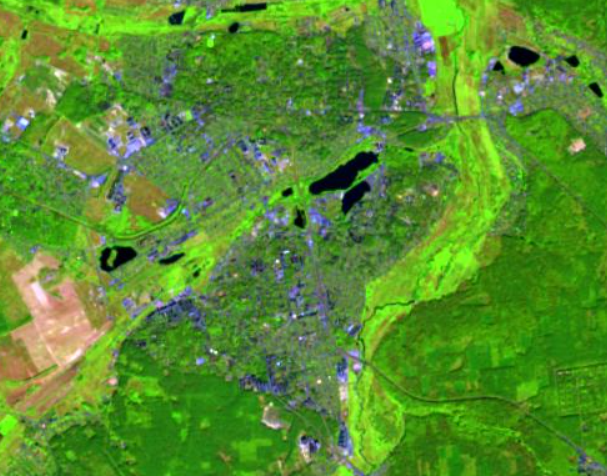
#> input picture src/landset.png, 607 x 476 px, found by its file name
$ python image-matcher.py
#> lines starting #> are read from the running program, lines starting #| are printed output that depends on the picture
import cv2
import numpy as np

def gray_world_white_balance(img):
    img = img.astype(np.float32)
    avg_b = np.mean(img[:,:,0])
    avg_g = np.mean(img[:,:,1])
    avg_r = np.mean(img[:,:,2])
    avg = (avg_b + avg_g + avg_r) / 3.0
    img[:,:,0] = np.clip(img[:,:,0] * (avg / (avg_b+1e-8)), 0, 255)
    img[:,:,1] = np.clip(img[:,:,1] * (avg / (avg_g+1e-8)), 0, 255)
    img[:,:,2] = np.clip(img[:,:,2] * (avg / (avg_r+1e-8)), 0, 255)
    return img.astype(np.uint8)

def color_correction_clahe(img_bgr):
    lab = cv2.cvtColor(img_bgr, cv2.COLOR_BGR2LAB)
    l, a, b = cv2.split(lab)
    clahe = cv2.createCLAHE(clipLimit=2.0, tileGridSize=(8,8))
    l2 = clahe.apply(l)
    lab2 = cv2.merge((l2,a,b))
    corrected = cv2.cvtColor(lab2, cv2.COLOR_LAB2BGR)
    return corrected

def preprocess_image(path, target_max_dim=1600):
    img = cv2.imread(path, cv2.IMREAD_COLOR)
    if img is None:
        raise FileNotFoundError(f"Could not open {path}")
    h, w = img.shape[:2]
    scale = 1.0
    max_dim = max(h, w)
    if max_dim > target_max_dim:
        scale = target_max_dim / max_dim
        img = cv2.resize(img, (int(w*scale), int(h*scale)), interpolation=cv2.INTER_AREA)

    wb = gray_world_white_balance(img)
    den = cv2.fastNlMeansDenoisingColored(wb, None, h=10, hColor=10, templateWindowSize=7, searchWindowSize=21)
    bil = cv2.bilateralFilter(den, d=9, sigmaColor=75, sigmaSpace=75)
    corr = color_correction_clahe(bil)
    gauss = cv2.GaussianBlur(corr, (0,0), sigmaX=3)
    sharp = cv2.addWeighted(corr, 1.5, gauss, -0.5, 0)
    return sharp

def create_feature_detector():
    try:
        sift = cv2.SIFT_create()
        return 'SIFT', sift
    except Exception:
        orb = cv2.ORB_create(nfeatures=5000)
        return 'ORB', orb

def match_descriptors(desc1, desc2, method_name):
    if method_name == 'SIFT':
        FLANN_INDEX_KDTREE = 1
        index_params = dict(algorithm = FLANN_INDEX_KDTREE, trees = 5)
        search_params = dict(checks = 50)
        flann = cv2.FlannBasedMatcher(index_params, search_params)
        matches = flann.knnMatch(desc1, desc2, k=2)
    else:
        bf = cv2.BFMatcher(cv2.NORM_HAMMING, crossCheck=False)
        matches = bf.knnMatch(desc1, desc2, k=2)
    return matches

def ratio_test_filter(matches, ratio=0.75):
    good = []
    for m_n in matches:
        if len(m_n) < 2:
            continue
        m, n = m_n
        if m.distance < ratio * n.distance:
            good.append(m)
    return good

def compute_homography_inliers(kp1, kp2, good_matches, reproj_thresh=4.0):
    if len(good_matches) < 4:
        return None, []
    src_pts = np.float32([ kp1[m.queryIdx].pt for m in good_matches ]).reshape(-1,1,2)
    dst_pts = np.float32([ kp2[m.trainIdx].pt for m in good_matches ]).reshape(-1,1,2)
    H, mask = cv2.findHomography(src_pts, dst_pts, cv2.RANSAC, reproj_thresh)
    if mask is None:
        return H, []
    inliers = [good_matches[i] for i in range(len(good_matches)) if mask[i][0] == 1]
    return H, inliers

def visualize_matches(imgA, imgB, kp1, kp2, good_matches, inliers, probability):
    # we draw all the good matches
    img_all = cv2.drawMatches(imgA, kp1, imgB, kp2, good_matches, None,
                              matchColor=(180,180,180), singlePointColor=(255,0,0), flags=2)
    # we only draw inliers
    img_inliers = cv2.drawMatches(imgA, kp1, imgB, kp2, inliers, None,
                                  matchColor=(0,255,0), singlePointColor=None, flags=2)

    # text with probability
    cv2.putText(img_inliers, f"P = {probability:.3f}", (50,50),
                cv2.FONT_HERSHEY_SIMPLEX, 1.2, (0,0,255), 3, cv2.LINE_AA)

    # showing results
    cv2.imshow("All matches (gray)", img_all)
    cv2.imshow("Inliers (green) - Final Identification", img_inliers)
    cv2.waitKey(0)
    cv2.destroyAllWindows()

def compute_identification_probability(pathA, pathB, params=None, verbose=True):
    if params is None:
        params = {}
    imgA = preprocess_image(pathA, target_max_dim=params.get('target_max_dim', 1600))
#> in preprocess_image, img is the input picture: shape (476, 607, 3); mean B, G, R 46.5, 142.1, 88.2
#> in gray_world_white_balance, `avg_b = np.mean(img[:,:,0])`: avg_b = 46.51
#> in gray_world_white_balance, `avg_g = np.mean(img[:,:,1])`: avg_g = 142.1
#> in gray_world_white_balance, `avg_r = np.mean(img[:,:,2])`: avg_r = 88.18
#> in gray_world_white_balance, `avg = (avg_b + avg_g + avg_r) / 3.0`: avg = 92.25
#> in color_correction_clahe, `lab = cv2.cvtColor(img_bgr, cv2.COLOR_BGR2LAB)`: lab: shape (476, 607, 3); mean of channels 0, 1, 2 100.6, 128.9, 131.6
#> in color_correction_clahe, `l, a, b = cv2.split(lab)`:
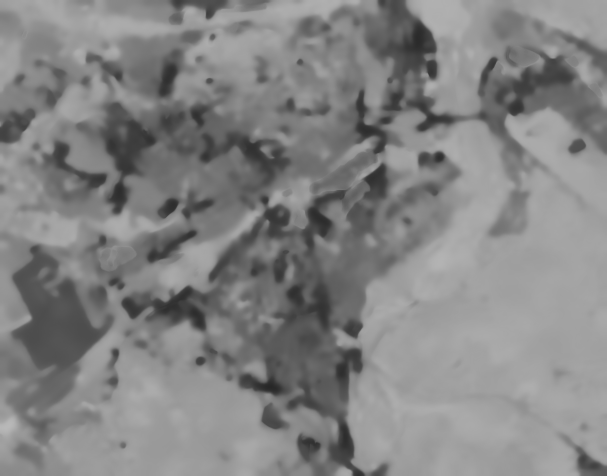
#> b: shape (476, 607); min 39, max 184, mean 131.6
#> in color_correction_clahe, `l2 = clahe.apply(l)`:
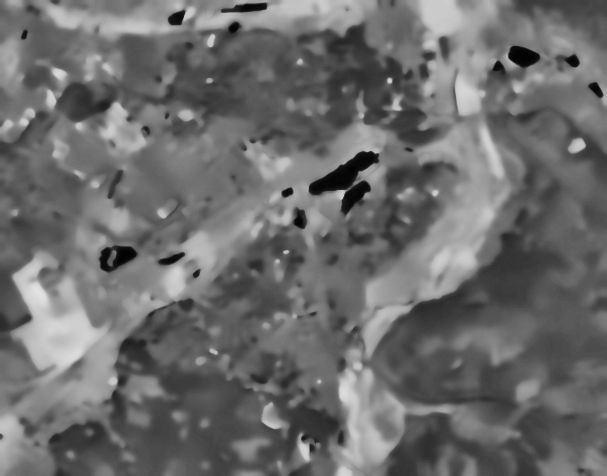
#> l2: shape (476, 607); min 2, max 226, mean 108
#> in color_correction_clahe, `lab2 = cv2.merge((l2,a,b))`: lab2: shape (476, 607, 3); mean of channels 0, 1, 2 108, 128.9, 131.6
#> in color_correction_clahe, `corrected = cv2.cvtColor(lab2, cv2.COLOR_LAB2BGR)`:
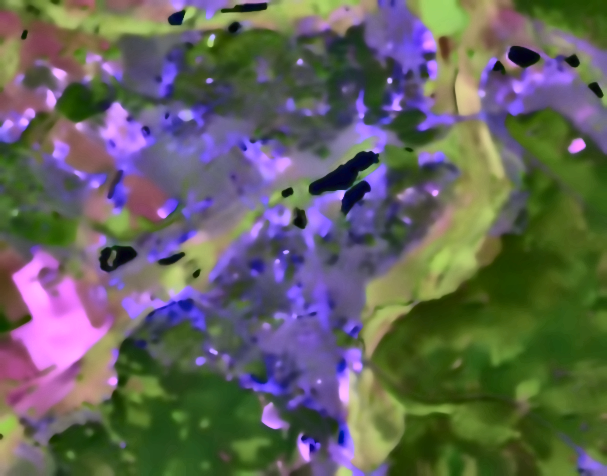
#> corrected: shape (476, 607, 3); mean B, G, R 93.2, 99, 99.5
    imgB = preprocess_image(pathB, target_max_dim=params.get('target_max_dim', 1600))
#> call 2 of preprocess_image, with path = 'bing.png', target_max_dim = 1600
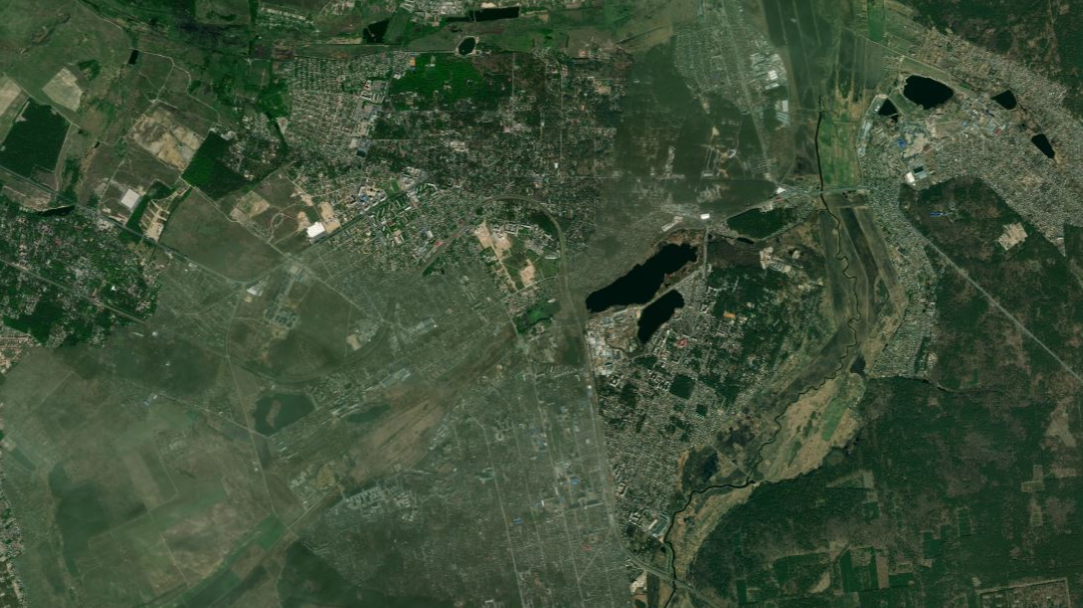
#> input picture src/bing.png, 1083 x 608 px, found by its file name
#> in preprocess_image, img is the input picture: shape (608, 1083, 3); mean B, G, R 55.1, 78.4, 61
#> in color_correction_clahe (call 2), `lab = cv2.cvtColor(img_bgr, cv2.COLOR_BGR2LAB)`: lab: shape (608, 1083, 3); mean of channels 0, 1, 2 68.1, 127.5, 128.4
#> in color_correction_clahe (call 2), `l, a, b = cv2.split(lab)`:
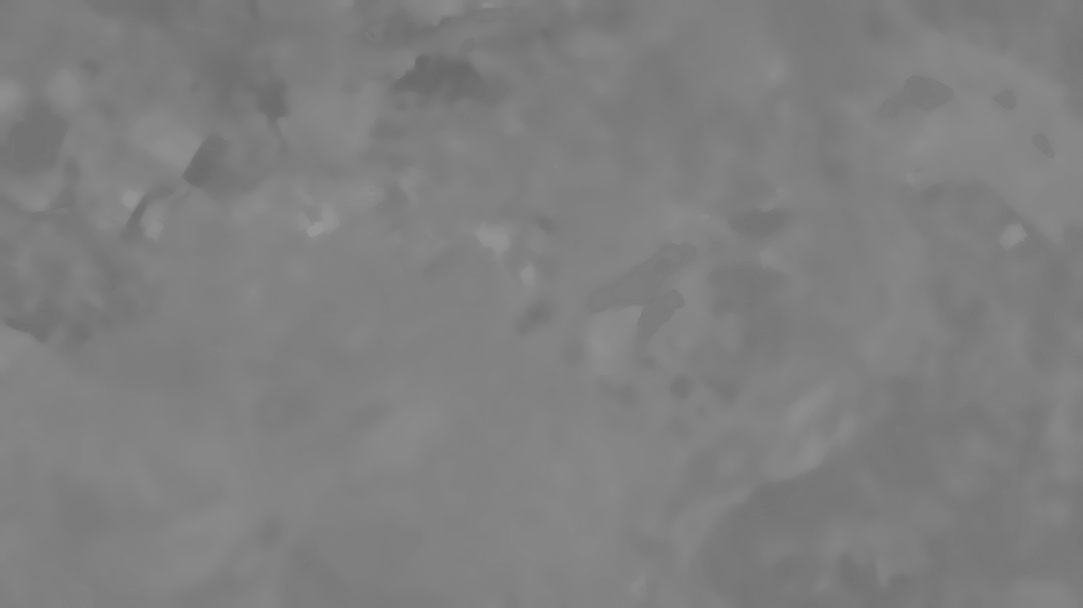
#> a: shape (608, 1083); min 105, max 152, mean 127.5
#> in color_correction_clahe (call 2), `lab2 = cv2.merge((l2,a,b))`: lab2: shape (608, 1083, 3); mean of channels 0, 1, 2 89.7, 127.5, 128.4
#> in preprocess_image (call 2), `sharp = cv2.addWeighted(corr, 1.5, gauss, -0.5, 0)`:
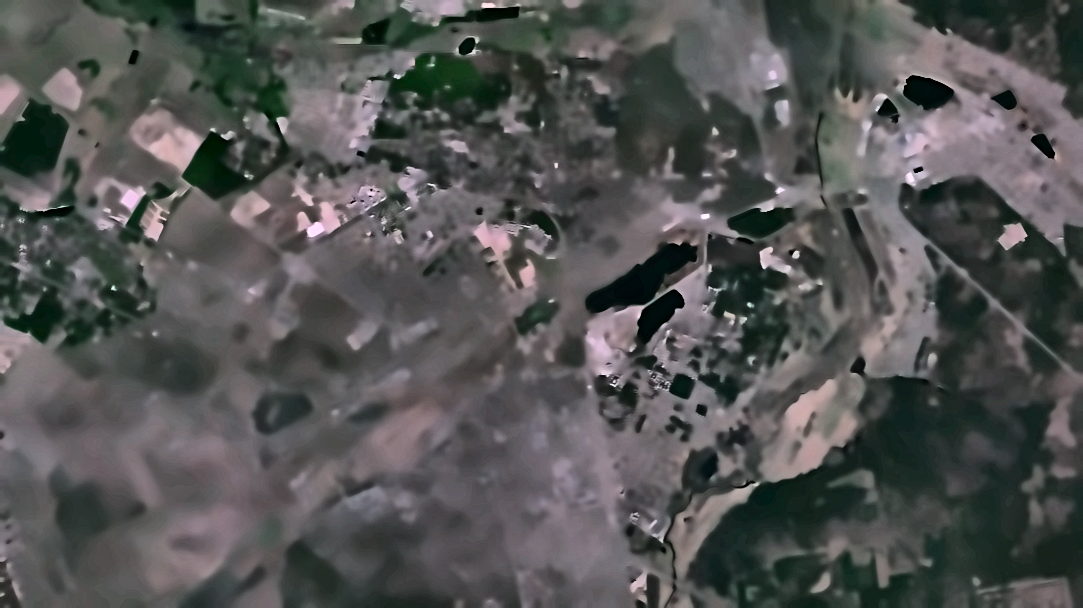
#> sharp: shape (608, 1083, 3); mean B, G, R 83.3, 83.9, 83.3

    method_name, detector = create_feature_detector()
    if verbose:
        print("Feature detector:", method_name)

    grayA = cv2.cvtColor(imgA, cv2.COLOR_BGR2GRAY)
    grayB = cv2.cvtColor(imgB, cv2.COLOR_BGR2GRAY)

    kp1, des1 = detector.detectAndCompute(grayA, None)
#> kp1 = 870 keypoints; strongest (x, y, size): (341, 194, 5.9), (287, 192, 6.4), (176, 18, 9.1), (286, 252, 3.2)
    kp2, des2 = detector.detectAndCompute(grayB, None)
#> kp2 = 1885 keypoints; strongest (x, y, size): (113, 288, 2.9), (749, 305, 3.3), (796, 255, 4.7), (397, 76, 3.9)

    if verbose:
        print(f"Keypoints A: {len(kp1)}, Keypoints B: {len(kp2)}")
#| Keypoints A: 870, Keypoints B: 1885

    if des1 is None or des2 is None or len(kp1) < 2 or len(kp2) < 2:
        if verbose:
            print("Not enough descriptors for comparison.")
        return None

    raw_matches = match_descriptors(des1, des2, method_name)
#> in match_descriptors, `matches = flann.knnMatch(desc1, desc2, k=2)`: matches = 870 matches
#> raw_matches = 870 matches
    good_matches = ratio_test_filter(raw_matches, ratio=params.get('ratio', 0.75))
#> after the loop in ratio_test_filter, `for m_n in matches:`: good = 5 matches
#> good_matches = 5 matches

    H, inliers = compute_homography_inliers(kp1, kp2, good_matches, reproj_thresh=params.get('reproj_thresh', 4.0))
#> in compute_homography_inliers, `src_pts = np.float32([ kp1[m.queryIdx].pt for m in good_matches ]).res..`: src_pts = [[104, 266.2], [324.4, 168.2], [340.7, 193.6], [429.7, 345.5], [574.1, 132.8]]
#> in compute_homography_inliers, `dst_pts = np.float32([ kp2[m.trainIdx].pt for m in good_matches ]).res..`: dst_pts = [[262.7, 426.4], [609, 270.5], [635.9, 311], [773, 552], [1010.8, 216]]
#> in compute_homography_inliers, `H, mask = cv2.findHomography(src_pts, dst_pts, cv2.RANSAC, reproj_thre..`: H = [[1.71, 0.171, 58], [0.0249, 1.81, -28.26], [3.03e-05, 0.000259, 1]]; mask = [1, 1, 1, 1, 1]
#> in compute_homography_inliers, `inliers = [good_matches[i] for i in range(len(good_matches)) if mask[i..`: inliers = 5 matches
#> inliers = 5 matches
    usable = len(good_matches)
#> usable = 5
    num_inliers = len(inliers)
#> num_inliers = 5
    prob = float(num_inliers) / usable if usable > 0 else 0.0
#> prob = 1

    if verbose:
        print(f"Good matches: {usable}")
#| Good matches: 5
        print(f"Inliers: {num_inliers}")
#| Inliers: 5
        print(f"Identification probability: {prob:.4f}")
#| Identification probability: 1.0000

    visualize_matches(imgA, imgB, kp1, kp2, good_matches, inliers, prob)
#> in visualize_matches, `cv2.putText(img_inliers, f"P = {probability:.3f}", (50,50), cv2.FONT_H..`:
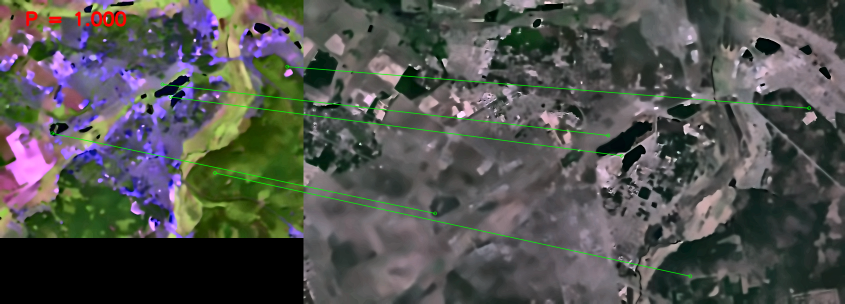
#> img_inliers: shape (608, 1690, 3) (shown at 1/2 size); mean B, G, R 78.8, 82.4, 81.1

    return {
        'probability': prob,
        'num_good_matches': usable,
        'num_inliers': num_inliers,
    }

if __name__ == "__main__":
    pathA = "landset.png"
    pathB = "bing.png"

    result = compute_identification_probability(pathA, pathB, params={
        'target_max_dim': 1600,
        'ratio': 0.64,
        'reproj_thresh': 4.0
    }, verbose=True)
#> result = {'probability': 1, 'num_good_matches': 5, 'num_inliers': 5}

    if result:
        print("\nResult:")
        for k, v in result.items():
            if k == 'H' and v is not None:
                print(f"{k}: homography matrix, shape={v.shape}")
            else:
                print(f"{k}: {v}")
#> this loop made 3 passes
#> (k, v) on passes 1 to 3: ('probability', 1), ('num_good_matches', 5), ('num_inliers', 5)
#| probability: 1.0
#| num_good_matches: 5
#| num_inliers: 5
